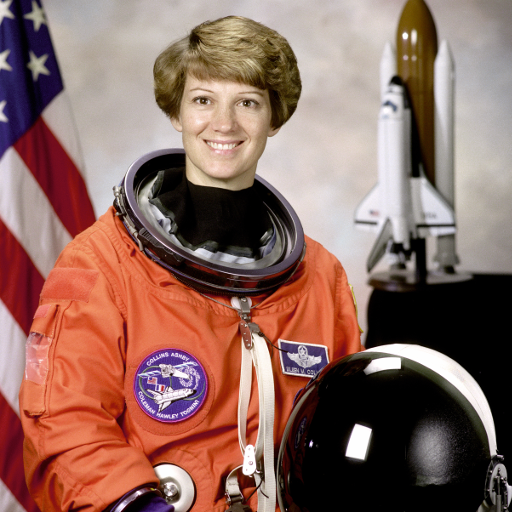
#> input picture imgs/astronaut.png, 512 x 512 px
$ python IP_2Core05_GeometricTransform.py
#> lines starting #> are read from the running program, lines starting #| are printed output that depends on the picture
#!uv run
# /// script
# requires-python = ">=3.12"
# dependencies = ["numpy", "opencv-python>=5.0,<6"]
# ///
# Correr com: uv run exemplos/IP_2Core05_GeometricTransform.py   (na pasta do PL04.zip)
# Escala, translação, rotação e perspetiva.

import cv2 as cv
import numpy as np
from pathlib import Path

# A pasta do zip (a que tem exemplos/, imgs/ e videos/), a partir deste ficheiro: o programa encontra as
# imagens corra de onde correr, em Windows, macOS ou Linux.
PASTA = Path(__file__).resolve().parent.parent

img_orig = cv.imread(str(PASTA / "imgs" / "astronaut.png"))
#> img_orig is the input picture: shape (512, 512, 3); mean B, G, R 96.5, 105.8, 141.6

# ----- Scaling -----
print("Scaling")
res1 = cv.resize(img_orig, None, fx=2, fy=2, interpolation=cv.INTER_CUBIC)

# OR

height, width = img_orig.shape[:2]  # rows,cols,channels = img_orig2.shape
#> height = 512; width = 512
res2 = cv.resize(img_orig, (2 * width, 2 * height), interpolation=cv.INTER_LANCZOS4)
res3 = cv.resize(img_orig, (int(width / 5), 3 * height), interpolation=cv.INTER_AREA)
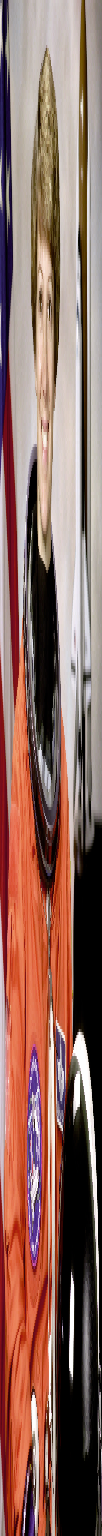
#> res3: shape (1536, 102, 3); mean B, G, R 96.6, 105.8, 141.8

cv.imshow("Original", img_orig)
cv.imshow("Scaling 1", res1)
cv.imshow("Scaling 2", res2)
cv.imshow("Scaling 3", res3)

cv.waitKey(0)
cv.destroyAllWindows()

# ----- Translation -----
print("Translation")

rows, cols = img_orig.shape[:2]  # rows,cols,channels = img_orig2.shape
#> rows = 512; cols = 512

M = np.float32([[1, 0, 200], [0, 1, 50]])
img_out = cv.warpAffine(img_orig, M, (cols, rows))
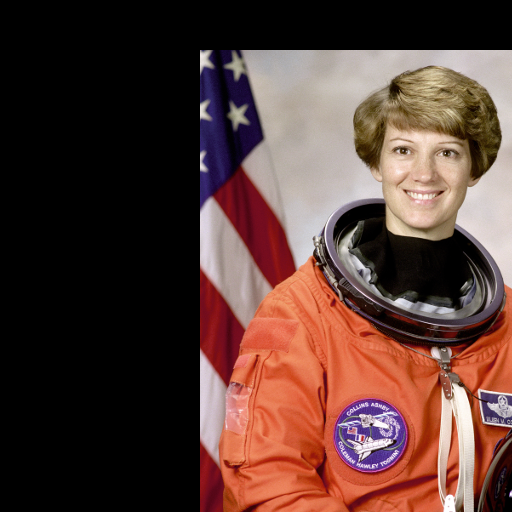
#> img_out: shape (512, 512, 3); mean B, G, R 53, 59.4, 87.2

cv.imshow("Original", img_orig)
cv.imshow("Translation", img_out)
cv.waitKey(0)
cv.destroyAllWindows()

# ----- Rotation -----
print("Rotation")

# cv.getRotationMatrix2D(center, angle, scale)
Mrot = cv.getRotationMatrix2D((cols / 2, rows / 2), 45, 0.5)
img_out = cv.warpAffine(img_orig, Mrot, (cols, rows))
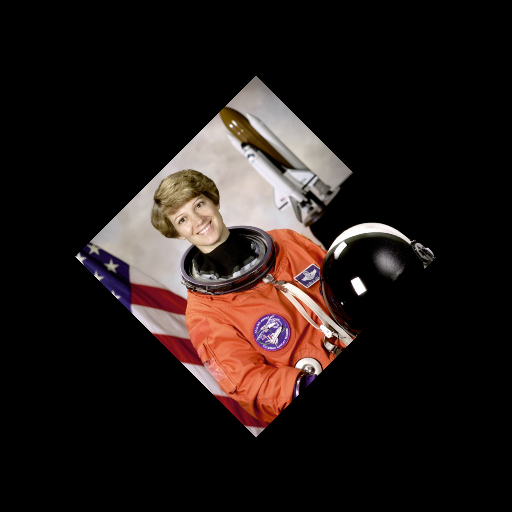
#> img_out: shape (512, 512, 3); mean B, G, R 24.1, 26.5, 35.4

Mrot2 = cv.getRotationMatrix2D((0, 0), 45, 0.5)
img_out2 = cv.warpAffine(img_orig, Mrot2, (cols, rows))
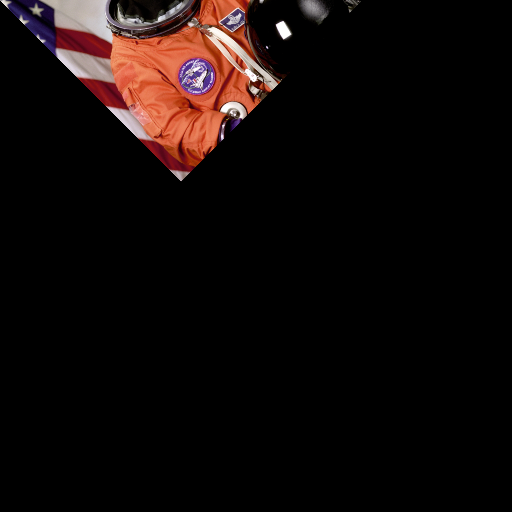
#> img_out2: shape (512, 512, 3); mean B, G, R 8.9, 10.1, 17.5

cv.imshow("Original", img_orig)
cv.imshow("Rotation 1", img_out)
cv.imshow("Rotation 2", img_out2)
cv.waitKey(0)
cv.destroyAllWindows()

# ----- PrespectiveTransform -----
print("Prespective Transform")

rows, cols, ch = img_orig.shape
#> ch = 3
print(rows, cols)
#| 512 512

pts1 = np.float32([[0, 0], [cols, 0], [0, rows], [cols, rows]])
#> pts1 = [[0, 0], [512, 0], [0, 512], [512, 512]]
pts2 = np.float32([[100, 150], [300, 180], [150, 250], [350, 350]])

M = cv.getPerspectiveTransform(pts1, pts2)
img_out = cv.warpPerspective(img_orig, M, (cols, rows))
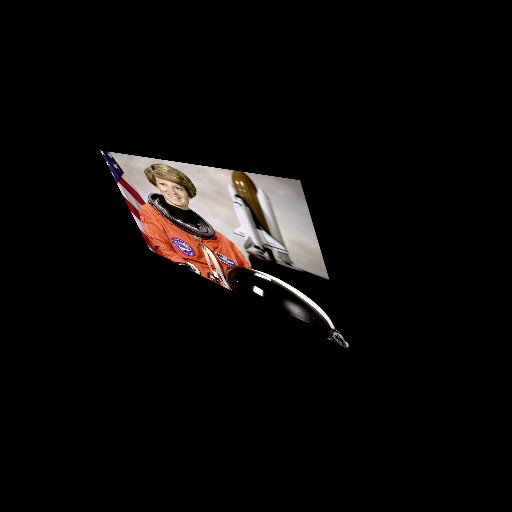
#> img_out: shape (512, 512, 3); mean B, G, R 9.3, 10.1, 12.2

cv.imshow("Original", img_orig)
cv.imshow("Homography Transform", img_out)
cv.waitKey(0)
cv.destroyAllWindows()
